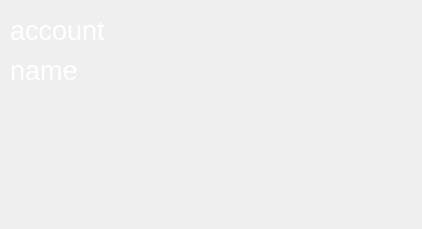
<?xml version="1.0" encoding="UTF-8"?>
<ui version="4.0">
 <class>FriendInfoWidget</class>
 <widget class="QWidget" name="FriendInfoWidget">
  <property name="geometry">
   <rect>
    <x>0</x>
    <y>0</y>
    <width>422</width>
    <height>229</height>
   </rect>
  </property>
  <property name="font">
   <font>
    <pointsize>9</pointsize>
   </font>
  </property>
  <property name="windowTitle">
   <string>Form</string>
  </property>
  <widget class="QLabel" name="label_name">
   <property name="geometry">
    <rect>
     <x>10</x>
     <y>50</y>
     <width>111</width>
     <height>41</height>
    </rect>
   </property>
   <property name="font">
    <font>
     <pointsize>20</pointsize>
    </font>
   </property>
   <property name="cursor">
    <cursorShape>IBeamCursor</cursorShape>
   </property>
   <property name="styleSheet">
    <string notr="true">color:#ffffff;</string>
   </property>
   <property name="text">
    <string>name</string>
   </property>
   <property name="textFormat">
    <enum>Qt::MarkdownText</enum>
   </property>
   <property name="textInteractionFlags">
    <set>Qt::LinksAccessibleByMouse|Qt::TextSelectableByMouse</set>
   </property>
  </widget>
  <widget class="QTextEdit" name="textEdit_sig">
   <property name="geometry">
    <rect>
     <x>30</x>
     <y>160</y>
     <width>101</width>
     <height>31</height>
    </rect>
   </property>
   <property name="sizePolicy">
    <sizepolicy hsizetype="Preferred" vsizetype="Preferred">
     <horstretch>0</horstretch>
     <verstretch>0</verstretch>
    </sizepolicy>
   </property>
   <property name="font">
    <font>
     <pointsize>11</pointsize>
    </font>
   </property>
   <property name="cursor" stdset="0">
    <cursorShape>IBeamCursor</cursorShape>
   </property>
   <property name="styleSheet">
    <string notr="true">background:transparent;border-width:0;border-style:outset;color:#ffffff;</string>
   </property>
   <property name="readOnly">
    <bool>true</bool>
   </property>
  </widget>
  <widget class="QLabel" name="label_account">
   <property name="geometry">
    <rect>
     <x>10</x>
     <y>10</y>
     <width>121</width>
     <height>41</height>
    </rect>
   </property>
   <property name="font">
    <font>
     <pointsize>20</pointsize>
    </font>
   </property>
   <property name="cursor">
    <cursorShape>IBeamCursor</cursorShape>
   </property>
   <property name="styleSheet">
    <string notr="true">color:#ffffff;</string>
   </property>
   <property name="text">
    <string>account</string>
   </property>
   <property name="textInteractionFlags">
    <set>Qt::LinksAccessibleByMouse|Qt::TextSelectableByMouse</set>
   </property>
  </widget>
  <widget class="QLabel" name="label_bg_2">
   <property name="geometry">
    <rect>
     <x>0</x>
     <y>0</y>
     <width>422</width>
     <height>229</height>
    </rect>
   </property>
   <property name="font">
    <font>
     <pointsize>9</pointsize>
    </font>
   </property>
   <property name="styleSheet">
    <string notr="true"/>
   </property>
   <property name="text">
    <string/>
   </property>
   <property name="pixmap">
    <pixmap>C:/Users/86178/Desktop/【哲风壁纸】好运发生-福.png</pixmap>
   </property>
   <property name="scaledContents">
    <bool>true</bool>
   </property>
   <property name="textInteractionFlags">
    <set>Qt::NoTextInteraction</set>
   </property>
  </widget>
  <zorder>label_bg_2</zorder>
  <zorder>label_name</zorder>
  <zorder>textEdit_sig</zorder>
  <zorder>label_account</zorder>
 </widget>
 <resources/>
 <connections/>
</ui>
